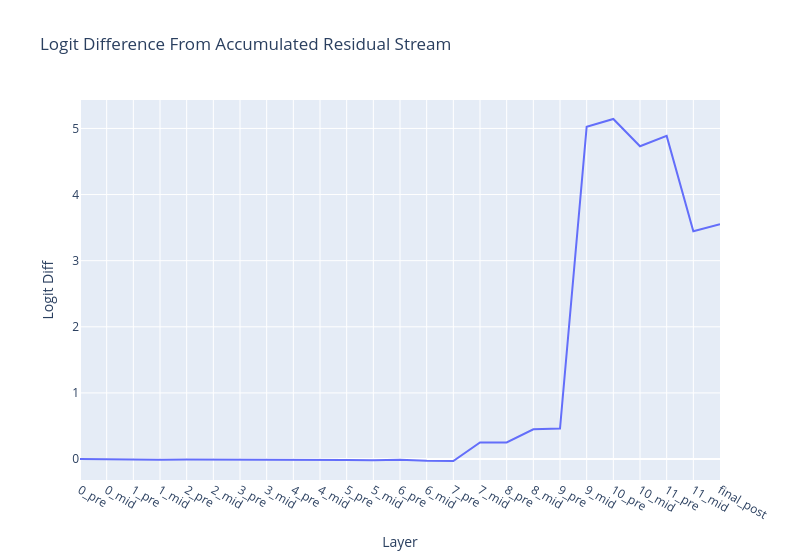

Notebook source saved alongside this figure:
### Markdown cell above
Once you have the solution, you can plot your results.

<details> <summary>Details on <code>accumulated_resid</code></summary>

Key for the plot below: `n_pre` means the residual stream at the start of layer n, `n_mid` means the residual stream after the attention part of layer n (`n_post` is the same as `n+1_pre` so is not included)

* `layer` is the layer for which we input the residual stream (this is used to identify *which* layer norm scaling factor we want)
* `incl_mid` is whether to include the residual stream in the middle of a layer, i.e. after attention & before MLP
* `pos_slice` is the subset of the positions used. See `utils.Slice` for details on the syntax.
* `return_labels` is whether to return the labels for each component returned (useful for plotting)
</details>

### Code cell
accumulated_residual, labels = cache.accumulated_resid(layer=-1, incl_mid=True, pos_slice=-1, return_labels=True)
# accumulated_residual has shape (component, batch, d_model)

logit_lens_logit_diffs: Float[Tensor, " component"] = residual_stack_to_logit_diff(accumulated_residual, cache)

line(
    logit_lens_logit_diffs,
    hovermode="x unified",
    title="Logit Difference From Accumulated Residual Stream",
    labels={"x": "Layer", "y": "Logit Diff"},
    xaxis_tickvals=labels,
    width=800,
)

### Figure 1 — Plotly figure (JSON) as saved in the notebook; plotly's stock layout.template omitted (floating-point values rounded to 4 significant figures)
{"data": [{"hovertemplate": "Layer=%{x}<br>Logit Diff=%{y}<extra></extra>", "legendgroup": "", "line": {"color": "#636efa", "dash": "solid"}, "marker": {"symbol": "circle"}, "mode": "lines", "name": "", "orientation": "v", "showlegend": false, "type": "scatter", "x": [0, 1, 2, 3, 4, 5, 6, 7, 8, 9, 10, 11, 12, 13, 14, 15, 16, 17, 18, 19, 20, 21, 22, 23, 24], "xaxis": "x", "y": [1.293e-05, -0.006643, -0.007525, -0.009076, -0.008737, -0.008686, -0.00648, -0.00794, -0.009662, -0.0151, -0.01419, -0.01993, -0.009124, -0.0273, -0.02985, 0.2497, 0.2506, 0.4501, 0.46, 5.025, 5.143, 4.731, 4.887, 3.445, 3.552], "yaxis": "y"}], "layout": {"hovermode": "x unified", "legend": {"tracegroupgap": 0}, "title": {"text": "Logit Difference From Accumulated Residual Stream"}, "width": 800, "xaxis": {"anchor": "y", "domain": [0.0, 1.0], "tickmode": "array", "ticktext": ["0_pre", "0_mid", "1_pre", "1_mid", "2_pre", "2_mid", "3_pre", "3_mid", "4_pre", "4_mid", "5_pre", "5_mid", "6_pre", "6_mid", "7_pre", "7_mid", "8_pre", "8_mid", "9_pre", "9_mid", "10_pre", "10_mid", "11_pre", "11_mid", "final_post"], "tickvals": [0, 1, 2, 3, 4, 5, 6, 7, 8, 9, 10, 11, 12, 13, 14, 15, 16, 17, 18, 19, 20, 21, 22, 23, 24], "title": {"text": "Layer"}}, "yaxis": {"anchor": "x", "domain": [0.0, 1.0], "title": {"text": "Logit Diff"}}}}
